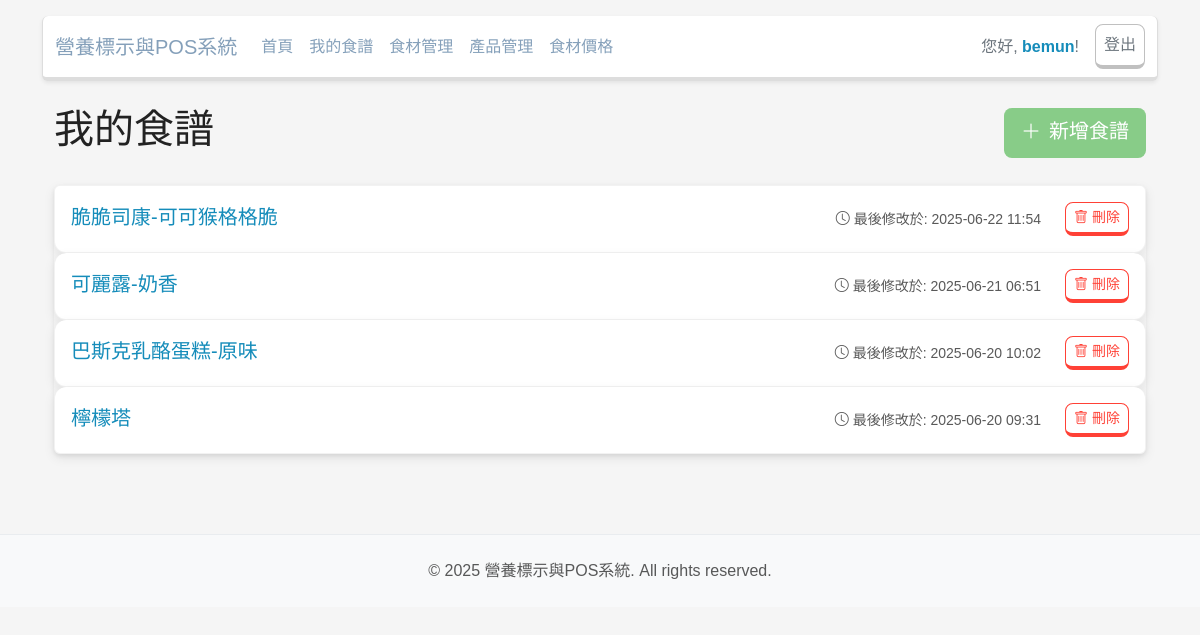
Page /recipes/ (signed in) on the earlier database version.
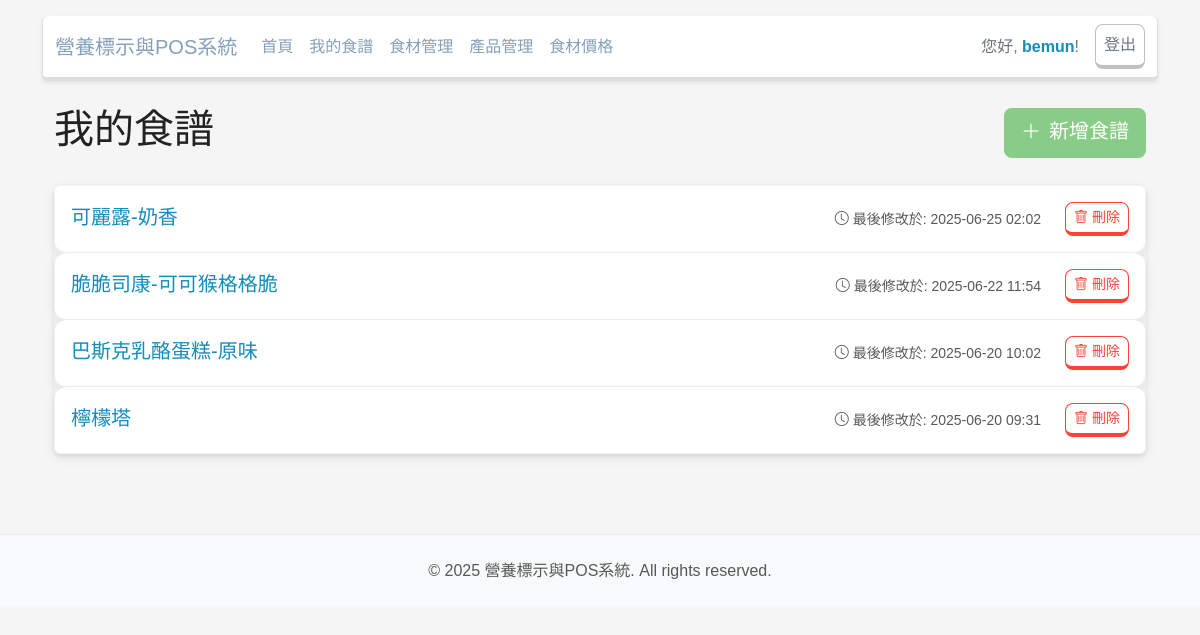
Same page on the later database version.
### app/models.py (models this page shows, shortened)
class Recipe(db.Model):
    __tablename__ = 'recipes'
    id = db.Column(db.Integer, primary_key=True)
    recipe_name = db.Column(db.String(128), index=True, nullable=False)
    created_at = db.Column(db.DateTime(timezone=True), server_default=func.now())
    updated_at = db.Column(db.DateTime(timezone=True), onupdate=func.now())
    serving_weight_g = db.Column(db.Float, default=100.0)
    final_weight_g = db.Column(db.Float, nullable=True)
    servings_count = db.Column(db.Integer, default=1)
    label_options = db.Column(db.JSON)
    user_id = db.Column(db.Integer, db.ForeignKey('users.id'), nullable=False)
    author = db.relationship('User', back_populates='recipes')
    ingredients = db.relationship('RecipeItem', back_populates='recipe', cascade="all, delete-orphan")

### app/recipes/routes.py (the view)
@bp.route('/')
@login_required
def index():
    recipes = Recipe.query.filter_by(author=current_user).order_by(Recipe.updated_at.desc()).all()
    return render_template('recipes/index.html', title='我的食譜', recipes=recipes)

### app/models.py (called while the page is built)
@login.user_loader
def load_user(id):
    return User.query.get(int(id))

### app/templates/recipes/index.html (shortened to what this page needs)
{% extends "base.html" %}
{% block content %}
<div class="container">
    <div class="d-flex justify-content-between align-items-center mb-4">
        <h1>{{ title }}</h1>
        <form action="{{ url_for('recipes.create_and_redirect') }}" method="POST">
             <button type="submit" class="btn btn-success btn-lg">
                 <i class="bi bi-plus-lg me-2"></i>新增食譜
             </button>
        </form>
    </div>
    {% if recipes %}
        <div class="list-group shadow-sm">
            {% for recipe in recipes %}
            <div class="list-group-item list-group-item-action py-3">
                <div class="d-flex w-100 justify-content-between align-items-center">
                    <a href="{{ url_for('recipes.recipe_detail', recipe_id=recipe.id) }}" class="text-decoration-none flex-grow-1">
                        <h5 class="mb-1 text-primary">{{ recipe.recipe_name }}</h5>
                    </a>
                    <small class="text-muted mx-4">
                        <i class="bi bi-clock me-1"></i>最後修改於: {{ recipe.updated_at.strftime('%Y-%m-%d %H:%M') if recipe.updated_at else recipe.created_at.strftime('%Y-%m-%d %H:%M') }}
                    </small>
                    <form action="{{ url_for('recipes.delete_recipe', recipe_id=recipe.id) }}" method="POST" onsubmit="return confirm('您確定要刪除「{{ recipe.recipe_name }}」嗎？此操作無法復原！');" class="d-inline">
                        <button type="submit" class="btn btn-outline-danger btn-sm">
                            <i class="bi bi-trash me-1"></i>刪除
                        </button>
                    </form>
                </div>
            </div>
            {% endfor %}
        </div>
    {% endif %}
</div>
{% endblock %}

Differences in the rows shown:
changed Recipe "可麗露-奶香": updated_at "2025-06-21 06:51" → "2025-06-25 02:02"; moves up the list
